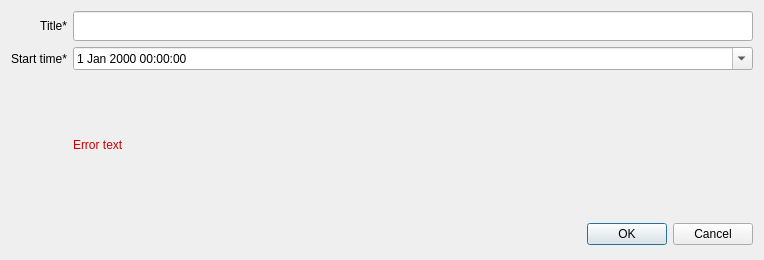
<?xml version="1.0" encoding="UTF-8"?>
<ui version="4.0">
 <class>AddStreamAnnouncementDialog</class>
 <widget class="QDialog" name="AddStreamAnnouncementDialog">
  <property name="geometry">
   <rect>
    <x>0</x>
    <y>0</y>
    <width>764</width>
    <height>260</height>
   </rect>
  </property>
  <property name="windowTitle">
   <string>Dialog</string>
  </property>
  <layout class="QVBoxLayout" name="verticalLayout">
   <item>
    <layout class="QGridLayout" name="gridLayout">
     <item row="0" column="1">
      <widget class="QLineEdit" name="m_title">
       <property name="minimumSize">
        <size>
         <width>450</width>
         <height>30</height>
        </size>
       </property>
       <property name="maximumSize">
        <size>
         <width>16777215</width>
         <height>30</height>
        </size>
       </property>
       <property name="text">
        <string/>
       </property>
      </widget>
     </item>
     <item row="3" column="1">
      <layout class="QHBoxLayout" name="horizontalLayout">
       <item>
        <widget class="QLabel" name="m_errorText">
         <property name="styleSheet">
          <string notr="true">color: #CC0000</string>
         </property>
         <property name="text">
          <string>Error text</string>
         </property>
        </widget>
       </item>
      </layout>
     </item>
     <item row="0" column="0">
      <widget class="QLabel" name="label_3">
       <property name="text">
        <string>Title*</string>
       </property>
       <property name="alignment">
        <set>Qt::AlignRight|Qt::AlignTrailing|Qt::AlignVCenter</set>
       </property>
      </widget>
     </item>
     <item row="4" column="1">
      <widget class="QDialogButtonBox" name="buttonBox">
       <property name="minimumSize">
        <size>
         <width>0</width>
         <height>30</height>
        </size>
       </property>
       <property name="maximumSize">
        <size>
         <width>16777215</width>
         <height>30</height>
        </size>
       </property>
       <property name="orientation">
        <enum>Qt::Horizontal</enum>
       </property>
       <property name="standardButtons">
        <set>QDialogButtonBox::Cancel|QDialogButtonBox::Ok</set>
       </property>
      </widget>
     </item>
     <item row="1" column="0">
      <widget class="QLabel" name="label_4">
       <property name="text">
        <string>Start time*</string>
       </property>
       <property name="alignment">
        <set>Qt::AlignRight|Qt::AlignTrailing|Qt::AlignVCenter</set>
       </property>
      </widget>
     </item>
     <item row="1" column="1">
      <widget class="QDateTimeEdit" name="m_dateTime">
       <property name="calendarPopup">
        <bool>true</bool>
       </property>
      </widget>
     </item>
    </layout>
   </item>
  </layout>
 </widget>
 <resources/>
 <connections>
  <connection>
   <sender>buttonBox</sender>
   <signal>accepted()</signal>
   <receiver>AddStreamAnnouncementDialog</receiver>
   <slot>accept()</slot>
   <hints>
    <hint type="sourcelabel">
     <x>248</x>
     <y>254</y>
    </hint>
    <hint type="destinationlabel">
     <x>157</x>
     <y>274</y>
    </hint>
   </hints>
  </connection>
  <connection>
   <sender>buttonBox</sender>
   <signal>rejected()</signal>
   <receiver>AddStreamAnnouncementDialog</receiver>
   <slot>reject()</slot>
   <hints>
    <hint type="sourcelabel">
     <x>316</x>
     <y>260</y>
    </hint>
    <hint type="destinationlabel">
     <x>286</x>
     <y>274</y>
    </hint>
   </hints>
  </connection>
 </connections>
</ui>
